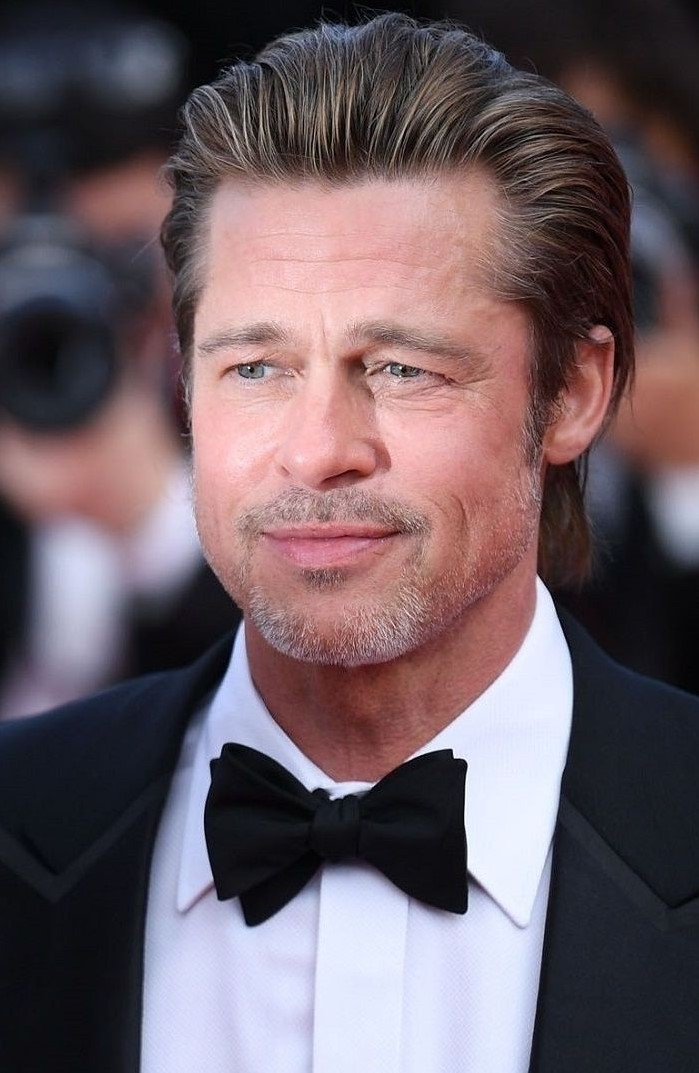
#> input picture HOG/brad.jpg, 699 x 1073 px
$ python hog.py
#> lines starting #> are read from the running program, lines starting #| are printed output that depends on the picture; long printed decimals are rounded
import numpy as np
import matplotlib.pyplot as plt
import math
import cv2
from sklearn.metrics import mean_squared_error


#detection de faace
def dec_face(gray):
    face_cascade = cv2.CascadeClassifier(cv2.data.haarcascades + 'haarcascade_frontalface_default.xml')
    faces = face_cascade.detectMultiScale(gray, 1.8, 4)
    #parcours de l'image pur les face detecté
    return faces

def gradX (img):
    gradX = []
    grad = []
    for i in img:
        k=1
        j=0
        while k <= 255:
            grad.append(int(i[k]) - int(i[j]))
            k = k + 1
            j = j + 1
        gradX.append(grad)
        grad = []
    array = np.array(gradX)
    return(array)

def gradY (img):
    gradY = []
    grad = []
    for i in img.T:
        k=1
        j=0
        while k <= 255:
            grad.append(int(i[k]) - int(i[j]))
            k = k + 1
            j = j + 1
        gradY.append(grad)
        grad = []
    array = np.array(gradY)
    return(array.T)

def addM(a, b):
    res = []
    for i in range(0, 255):
        row = []
        for j in range(0, 255):
            if (a[i][j] == 0 ) :
                a[i][j] = 1
            c = a[i][j] * a[i][j] + b[i][j] * b[i][j]
            row.append(round(math.sqrt(c), 3))
        res.append(row)
    return res

def dir(a, b):
    res = []
    for i in range(0, 255):
        row = []
        for j in range(0, 255):
            c = math.degrees(math.atan(b[i][j]/a[i][j]))
            row.append(round(c, 3))
        res.append(row)
    return res

def create_regions(test_image,bloc_size_r,bloc_size_c):
    regions = []
    for r in range(0, test_image.shape[0], bloc_size_r):
        for c in range(0, test_image.shape[1], bloc_size_c):
            window = test_image[r:r+bloc_size_r,c:c+bloc_size_c]
            regions.append(window)
    regions = np.array(regions, dtype=object)
    return regions

def get_desc(regions):
    descriptor = []
    hist = []
    for r in regions :
        temp = r.ravel().tolist()
        for i in range(256):
            hist.append(temp.count(i))
    descriptor.extend(hist)
    return descriptor


##################################################################
img1 = cv2.imread("brad.jpg")
#> img1 is the input picture: shape (1073, 699, 3); mean B, G, R 100, 93.3, 109.2
gray1 = cv2.cvtColor(img1, cv2.COLOR_BGR2GRAY)
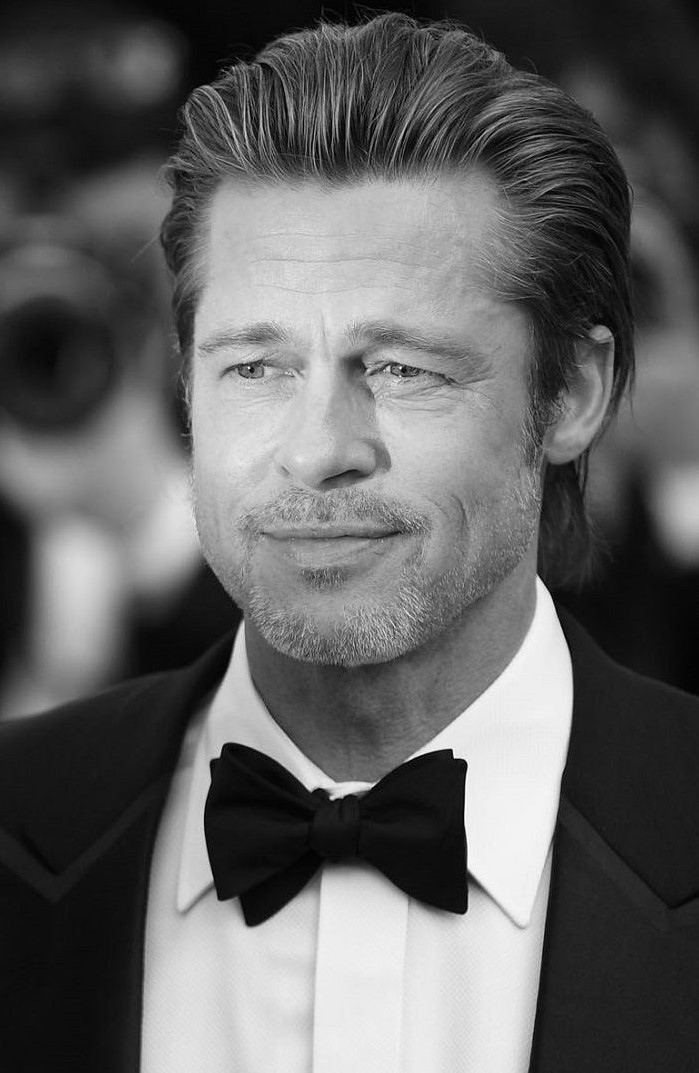
#> gray1: shape (1073, 699); min 0, max 254, mean 98.8
cv2.imshow('img', img1)
cv2.waitKey(0)
desc1 = []
faces = dec_face(gray1)
#> in dec_face, `faces = face_cascade.detectMultiScale(gray, 1.8, 4)`: faces = [[124, 192, 453, 453]]
#> faces = [[124, 192, 453, 453]]
for (x,y,w,h) in faces:
    face = img1[y:y + h, x:x + w]
    face_gray = cv2.cvtColor(face, cv2.COLOR_BGR2GRAY)
    resized = cv2.resize(face_gray,(256,256),interpolation = cv2.INTER_AREA)
    # cv2.imshow('img',resized)
    cv2.waitKey(0)

    #calcule de gradient X
    X = gradX(resized)
    plt.imshow(X,cmap='gray')
    # plt.show()

    #calcule de gradient Y
    Y = gradY(resized)
    plt.imshow(Y,cmap='gray')
    # plt.show()

    #matrice G
    mag = addM(X, Y)
    plt.imshow(mag,cmap='gray')
    # plt.show()

    #direction
    direction_array = dir(X, Y)
    direction = np.array(direction_array)
    plt.imshow(direction,cmap='gray')
    # plt.show()


    #calcule histogramme et descripteur
    bloc_size_r = 8
    bloc_size_c = 8
    region = create_regions(direction,bloc_size_c,bloc_size_r)
    desc = get_desc (region)
    desc1.append((desc, face))
#> this loop made 1 pass
#> (x, y, w, h, bloc_size_r, bloc_size_c) on pass 1: (124, 192, 453, 453, 8, 8)
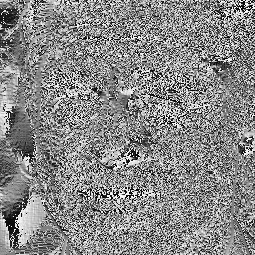
#> direction: shape (255, 255) float64; min -89.43, max 89.06, mean 5.9; drawn with min black and max white
#> after the loop, desc1 = 1 item
    # print(desc)

#####################################################################""

img2 = cv2.imread("leoNbrad.jpg")
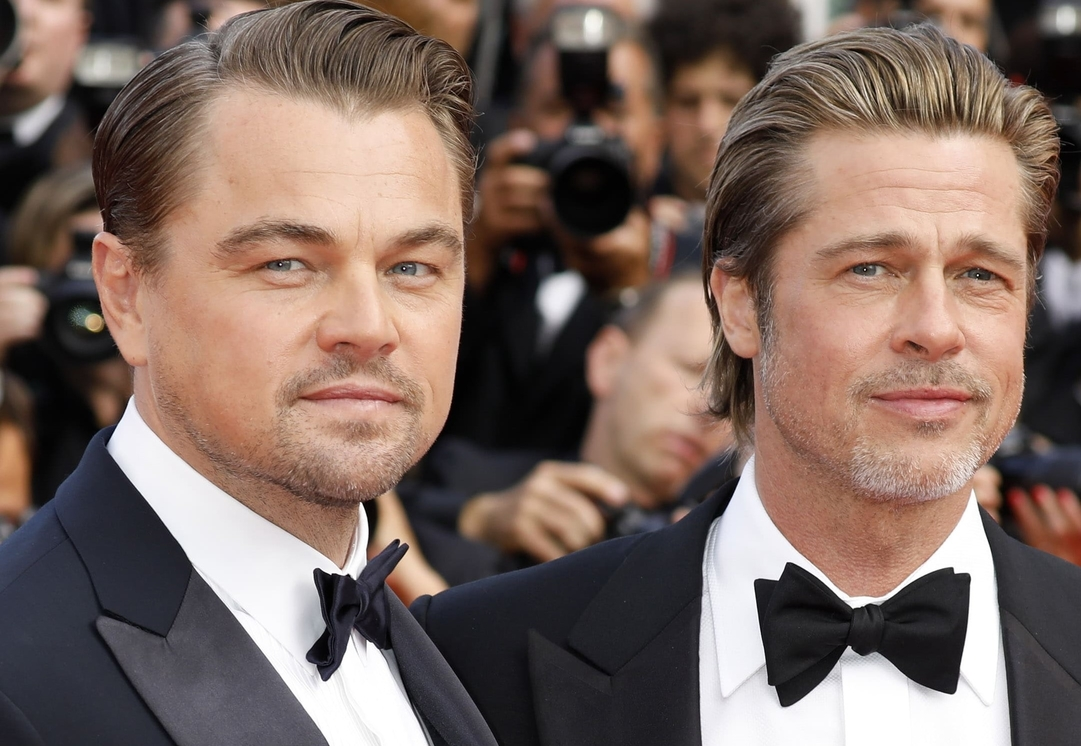
#> input picture HOG/leoNbrad.jpg, 1081 x 746 px
#> img2 is the input picture: shape (746, 1081, 3); mean B, G, R 96.2, 104.5, 124.4
gray2 = cv2.cvtColor(img2, cv2.COLOR_BGR2GRAY)
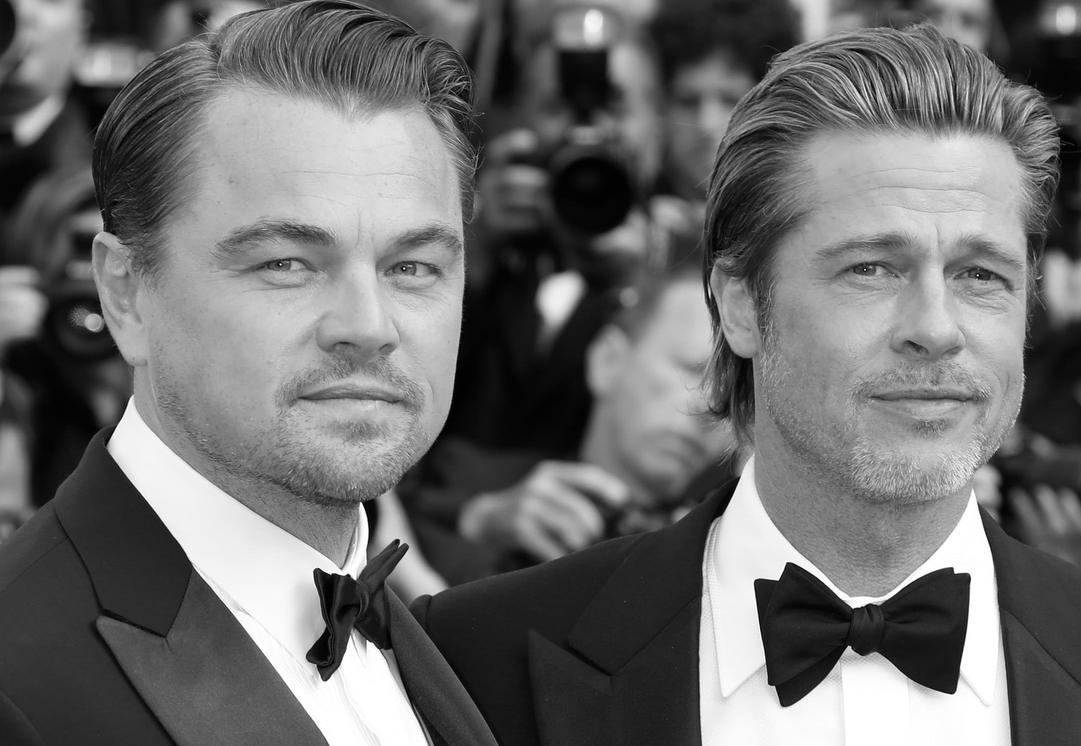
#> gray2: shape (746, 1081); min 0, max 255, mean 109.5
cv2.imshow('img', img2)
cv2.waitKey(0)
desc2 = []
faces = dec_face(gray2)
#> faces = [[235, 169, 252, 252], [804, 173, 252, 252], [108, 69, 453, 453]]
for (x,y,w,h) in faces:
    face = img2[y:y + h, x:x + w]
    face_gray = cv2.cvtColor(face, cv2.COLOR_BGR2GRAY)
    resized = cv2.resize(face_gray,(256,256),interpolation = cv2.INTER_AREA)
    # cv2.imshow('img',resized)
    cv2.waitKey(0)

    #calcule de gradient X
    X = gradX(resized)
    plt.imshow(X,cmap='gray')
    # plt.show()

    #calcule de gradient Y
    Y = gradY(resized)
    plt.imshow(Y,cmap='gray')
    # plt.show()

    #matrice G
    mag = addM(X, Y)
    plt.imshow(mag,cmap='gray')
    # plt.show()

    #direction
    direction_array = dir(X, Y)
    direction = np.array(direction_array)
    plt.imshow(direction,cmap='gray')
    # plt.show()


    #calcule histogramme et descripteur
    bloc_size_r = 8
    bloc_size_c = 8
    region = create_regions(direction,bloc_size_c,bloc_size_r)
    desc = get_desc (region)
    desc2.append((desc, face))
#> this loop made 3 passes
#> pass 1, in gradX (call 2), `array = np.array(gradX)`:
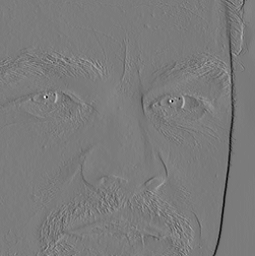
#> array: shape (256, 255) int64; min -103, max 109, mean -0.5; drawn with min black and max white
#> after the loop:
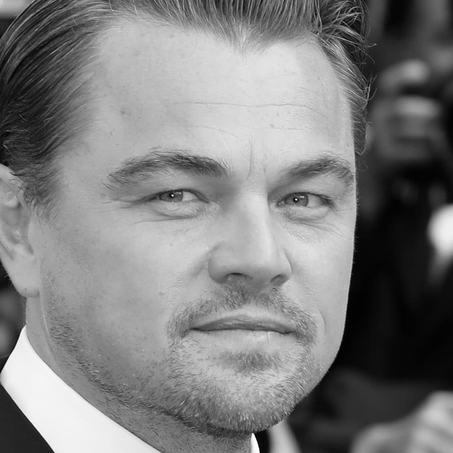
#> face_gray: shape (453, 453); min 0, max 255, mean 126.7
#> after the loop, desc2 = 3 items
    # print(desc)

#####################################################################
mse1 = mean_squared_error(desc1[0][0],desc2[0][0])
#> mse1 = 0.802
mse2 = mean_squared_error(desc1[0][0],desc2[1][0])
#> mse2 = 0.468

print(mse1)
#| 0.8022
# print(mse2)
# print(mse3)
# print(mse4)

if (mse1 < mse2):
    cv2.imshow('img',desc2[0][1])
    cv2.waitKey(0)
else:
    cv2.imshow('img',desc2[1][1])
    cv2.waitKey(0)


cv2.destroyAllWindows()
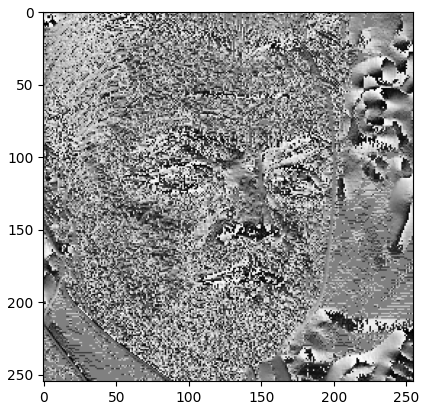
#> figure drawn by matplotlib, 1 panel
